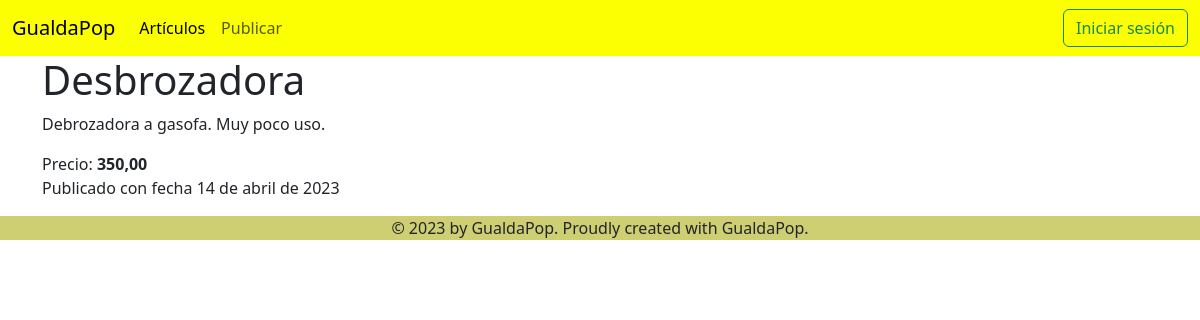
Page /articulos/1 on the committed database.
### compraventa/models.py (models this page shows)
class Articulo(models.Model):
    nombre = models.CharField(max_length=100, blank=False, null=False)
    descripcion = models.TextField(blank=False, null=False)
    precio = models.DecimalField(max_digits=10, decimal_places=2, blank=False, null=False)
    fecha_publicacion = models.DateField(auto_now_add=True)
    vendido = models.BooleanField(default=False)
    foto = models.ImageField(upload_to='fotos', blank=True, null=True)
    vendedor = models.ForeignKey(User, on_delete=models.CASCADE, blank=True, null=True, related_name='vendedor')
    comprador = models.ForeignKey(User, on_delete=models.CASCADE, blank=True, null=True, related_name='comprador')
    def __str__(self):
        return self.nombre

### compraventa/views.py (the view)
# urls.py: path('articulos/<int:id>', detalle_articulo, name='detalle_articulo'),
def detalle_articulo(request, id):
    articulo = Articulo.objects.get(pk=id)
    return render(request, 'compraventa/detalle_articulo.html', {'articulo': articulo})

### compraventa/templates/compraventa/detalle_articulo.html (shortened to what this page needs)
{% extends 'base.html' %}
{% block contenido %}
    <main class="container">
        <h1>{{ articulo.nombre }}</h1>
        <p>{{ articulo.descripcion }}</p>
        Precio: <strong>{{ articulo.precio }}</strong>
        <p>Publicado con fecha {{ articulo.fecha_publicacion }}</p>
    </main>
{% endblock %}

### rows in the picture
Articulo: nombre "Desbrozadora", descripcion "Debrozadora a gasofa. Muy poco uso.", precio "350,00", fecha_publicacion "14 de abril de 2023"
